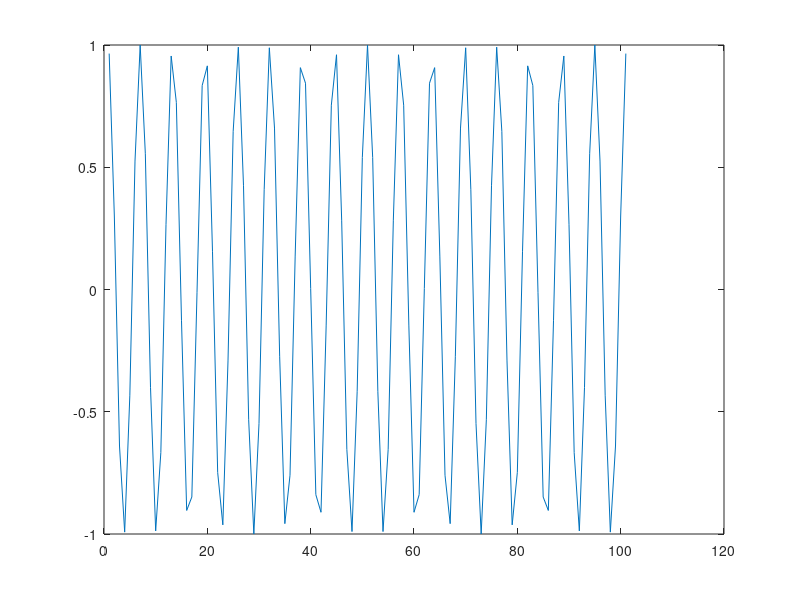

Source code (MATLAB):
% Octave Script
% Title           :Funciones Trascendentes: Trigonométricas, Logarítmicas y Exponenciales (Ejercicio8)
% Correo          :urbanoorlando79@gmail.com
% Description     :Script para graficar funicones y determinar que tipo de funcion es.
% Author          :Orlando Urbano Trejo (Lando)
% Date            :23_11_2021
% Version         :1
% Usage           :octave>path/Ejercicio8
%                 :Requiere aplicación octave, usar linea de comandos
%                 :https://octaveintro.readthedocs.io/en/latest/index.html

clear
disp ('Función8');
% Dominio de la función
x=-50:1:50
% Regla de correspondencia
fx = cos(x)
disp ('La función coseno es una funcion real');
disp ('El dominio de la función es (-∞, ∞)');
disp ('El rango de la función es de [-1,1]');
disp ('Los puntos donde f(x)=0 son los puntos (π/2 + 2πn,0), (3π/2 + 2πn,0) y (0,1)');
% Plotear función
plot (fx)
